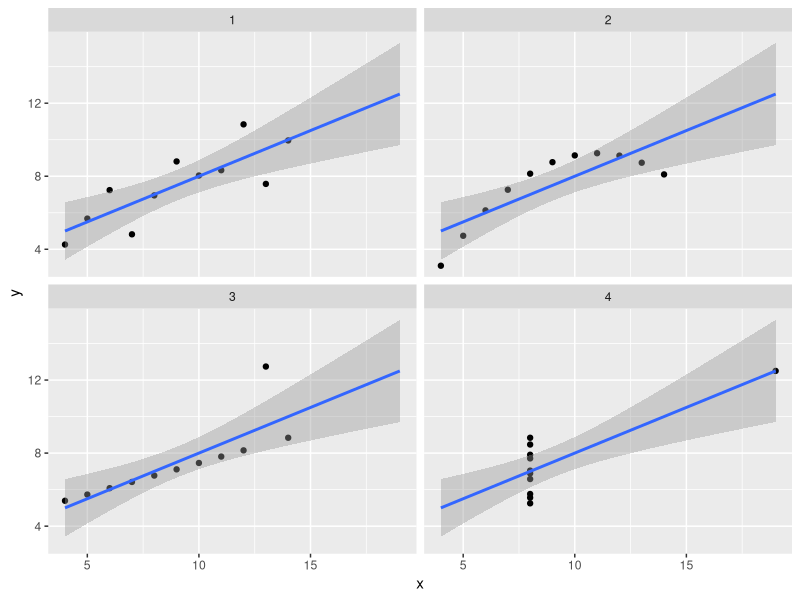

Write the R code that produced this figure.
## ---- chunk 1
library(dplyr)
library(ggplot2)
## ---- chunk 2
anscombe1 <- transmute(anscombe, example = 1, x = x1, y = y1)
anscombe2 <- transmute(anscombe, example = 2, x = x2, y = y2)
anscombe3 <- transmute(anscombe, example = 3, x = x3, y = y3)
anscombe4 <- transmute(anscombe, example = 4, x = x4, y = y4)
## ---- chunk 3
anscombe1
anscombe2
anscombe3
anscombe4
## ---- chunk 4
reganscombe1 <- lm(y ~ x, data = anscombe1)
reganscombe2 <- lm(y ~ x, data = anscombe2)
reganscombe3 <- lm(y ~ x, data = anscombe3)
reganscombe4 <- lm(y ~ x, data = anscombe4)
## ---- chunk 5
reganscombe1
reganscombe2
reganscombe3
reganscombe4

summary(reganscombe1)
summary(reganscombe2)
summary(reganscombe3)
summary(reganscombe4)
## ---- chunk 6
err1 <- mean((residuals(reganscombe1)^2))
err2 <- mean((residuals(reganscombe2)^2))
err3 <- mean((residuals(reganscombe3)^2))
err4 <- mean((residuals(reganscombe4)^2))
## ---- chunk 7
ggplot(data = rbind(anscombe1, anscombe2, anscombe3, anscombe4), aes(x=x,y=y)) +
    geom_point() + 
    geom_smooth(method = "lm", fullrange = TRUE) +
    facet_wrap( ~ example, ncol = 2)
## ---- chunk 8
rbind(reganscombe1$coefficients, reganscombe2$coefficients, reganscombe3$coefficients, reganscombe4$coefficients)
